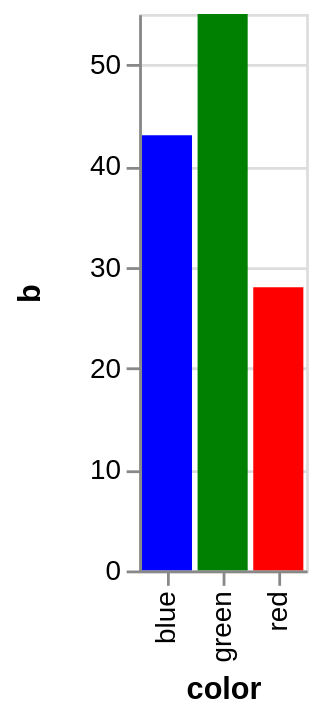

Here is the Vega-Lite specification saved for this chart:
### Vega specification from a JSON file in a GitHub repository (floating-point values rounded to 4 significant figures)
{"$schema": "https://vega.github.io/schema/vega/v5.json", "description": "A bar chart that directly encodes color names in the data.", "autosize": "pad", "padding": 5, "height": 200, "style": "cell", "data": [{"name": "source_0", "values": [{"color": "red", "b": 28}, {"color": "green", "b": 55}, {"color": "blue", "b": 43}]}], "signals": [{"name": "x_step", "value": 20}, {"name": "width", "update": "bandspace(domain('x').length, 0.1, 0.05) * x_step"}], "marks": [{"name": "marks", "type": "rect", "style": ["bar"], "from": {"data": "source_0"}, "encode": {"update": {"fill": [{"test": "datum[\"b\"] === null || isNaN(datum[\"b\"])", "value": null}, {"field": "color"}], "tooltip": {"signal": "{\"color\": ''+datum[\"color\"], \"b\": format(datum[\"b\"], \"\")}"}, "x": {"scale": "x", "field": "color"}, "width": {"scale": "x", "band": true}, "y": {"scale": "y", "field": "b"}, "y2": {"scale": "y", "value": 0}}}}], "scales": [{"name": "x", "type": "band", "domain": {"data": "source_0", "field": "color", "sort": true}, "range": {"step": {"signal": "x_step"}}, "paddingInner": 0.1, "paddingOuter": 0.05}, {"name": "y", "type": "linear", "domain": {"data": "source_0", "field": "b"}, "range": [{"signal": "height"}, 0], "nice": true, "zero": true}], "axes": [{"scale": "x", "orient": "bottom", "grid": false, "title": "color", "labelAlign": "right", "labelAngle": 270, "labelBaseline": "middle", "zindex": 1}, {"scale": "y", "orient": "left", "grid": false, "title": "b", "labelOverlap": true, "tickCount": {"signal": "ceil(height/40)"}, "zindex": 1}, {"scale": "y", "orient": "left", "gridScale": "x", "grid": true, "tickCount": {"signal": "ceil(height/40)"}, "domain": false, "labels": false, "maxExtent": 0, "minExtent": 0, "ticks": false, "zindex": 0}], "config": {"axisY": {"minExtent": 30}}}
